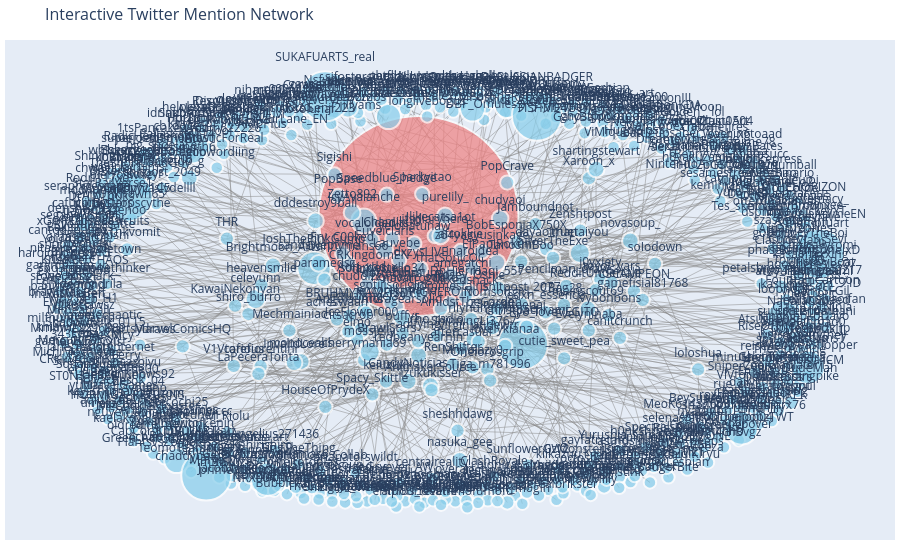

Notebook cell for this chart:
### Markdown cell above
# Interactive Graph

### Code cell
import json
import networkx as nx
import plotly.graph_objects as go

# Load your edges from JSON or define them here
with open("mention_networks/eldonutjaja_6_30-30_05_2025-08-42-37.json", "r", encoding="utf-8") as f:
    edges = json.load(f)

# Build directed graph
G = nx.DiGraph()
G.add_edges_from(edges)

start_user = "eldonutjaja"

# Compute shortest path length from start_user
depths = dict(nx.single_source_shortest_path_length(G, start_user))

# Compute positions
pos = nx.spring_layout(G, k=0.5, seed=42)

# Extract node positions
x_nodes = [pos[node][0] for node in G.nodes()]
y_nodes = [pos[node][1] for node in G.nodes()]

# Edge traces
edge_x = []
edge_y = []
for edge in G.edges():
    x0, y0 = pos[edge[0]]
    x1, y1 = pos[edge[1]]
    edge_x.extend([x0, x1, None])
    edge_y.extend([y0, y1, None])

edge_trace = go.Scatter(
    x=edge_x, y=edge_y,
    line=dict(width=0.5, color='#888'),
    hoverinfo='none',
    mode='lines')

# Node sizes scaled by depth, with fixed size for start_user
node_sizes = []
for node in G.nodes():
    if node == start_user:
        node_sizes.append(200)  # Larger size for start node
    else:
        depth = depths.get(node, max(depths.values()) + 1)
        size = 100 / (depth + 1)  # Scale size by inverse of depth+1
        node_sizes.append(size)

# Node trace
node_trace = go.Scatter(
    x=x_nodes, y=y_nodes,
    mode='markers+text',
    text=[str(node) for node in G.nodes()],
    textposition="top center",
    hoverinfo='text',
    marker=dict(
        showscale=False,
        color=["lightcoral" if node == start_user else "skyblue" for node in G.nodes()],
        size=node_sizes,
        line_width=2))

fig = go.Figure(data=[edge_trace, node_trace],
                layout=go.Layout(
                    title="Interactive Twitter Mention Network",
                    title_font_size=16,
                    showlegend=False,
                    hovermode='closest',
                    margin=dict(b=20, l=5, r=5, t=40),
                    xaxis=dict(showgrid=False, zeroline=False, showticklabels=False),
                    yaxis=dict(showgrid=False, zeroline=False, showticklabels=False))
                )
fig.show()

### Figure 1 — Plotly figure (JSON) as saved in the notebook; plotly's stock layout.template omitted (floating-point values rounded to 4 significant figures; data arrays with more than 128 entries replaced by an {"elided": "..."} marker saying what was removed)
{"data": [{"hoverinfo": "none", "line": {"color": "#888", "width": 0.5}, "mode": "lines", "type": "scatter", "x": {"elided": "2577 float values"}, "y": {"elided": "2577 float values"}}, {"hoverinfo": "text", "marker": {"color": {"elided": "670 str values"}, "line": {"width": 2}, "showscale": false, "size": {"elided": "670 float values"}}, "mode": "markers+text", "text": {"elided": "670 str values"}, "textposition": "top center", "type": "scatter", "x": {"elided": "670 float values"}, "y": {"elided": "670 float values"}}], "layout": {"hovermode": "closest", "margin": {"b": 20, "l": 5, "r": 5, "t": 40}, "showlegend": false, "title": {"font": {"size": 16}, "text": "Interactive Twitter Mention Network"}, "xaxis": {"showgrid": false, "showticklabels": false, "zeroline": false}, "yaxis": {"showgrid": false, "showticklabels": false, "zeroline": false}}}
